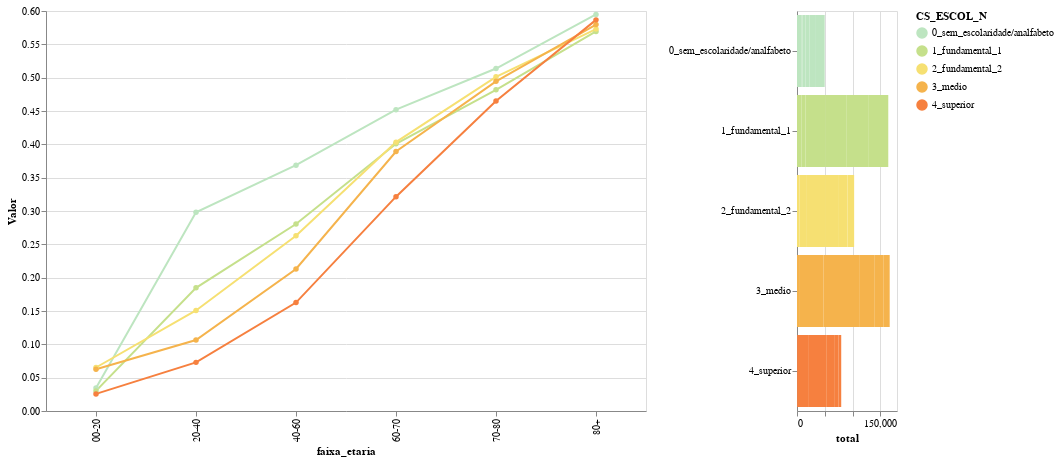

Here is the notebook cell this chart was saved with:
### Markdown cell above
## Escolaridade e Faixa Etária

### Code cell
#hide_input
#collapse_output

x_col = 'faixa_etaria'
cat_col = 'CS_ESCOL_N'
sel_cols = ['UF_RES']
# index_cols = [cat2,cat3]
selection_dict = {}
selection_dict['CS_ESCOL_N'] = "!= ['ignorado','nd','nao_se_aplica']"
# selection_dict['UF_RES'] = ' != "nd"'
# selection_dict['idade_anos'] = ' >20'  
# selection_dict['UTI'] = ' == "sim"'
dataFrame2Chart(df_srag,x_col,cat_col,sel_cols,selection_dict,total=[0,1])

### Figure 1 — Vega-Lite specification as saved in the notebook (floating-point values rounded to 4 significant figures; data arrays with more than 128 entries replaced by an {"elided": "..."} marker saying what was removed)
{"config": {"view": {"continuousWidth": 400, "continuousHeight": 300}}, "concat": [{"mark": {"type": "line", "point": true, "strokeWidth": 2}, "encoding": {"color": {"type": "nominal", "field": "CS_ESCOL_N", "scale": {"scheme": "lightmulti"}}, "opacity": {"condition": {"value": 1.0, "selection": "selector008"}, "value": 0.1}, "tooltip": [{"type": "nominal", "field": "faixa_etaria"}, {"type": "nominal", "field": "CS_ESCOL_N"}, {"type": "nominal", "field": "UF_RES"}, {"type": "quantitative", "field": "cura"}, {"type": "quantitative", "field": "ignorado"}, {"type": "quantitative", "field": "nd"}, {"type": "quantitative", "field": "obito"}, {"type": "quantitative", "field": "obito_outras_causas"}, {"type": "quantitative", "field": "total"}, {"type": "quantitative", "field": "tx_obito_andamento"}, {"type": "quantitative", "field": "tx_obito_concluido"}], "x": {"type": "nominal", "field": "faixa_etaria"}, "y": {"type": "quantitative", "field": "Valor"}}, "height": 400, "selection": {"selector007": {"type": "single", "fields": ["Y_col"], "bind": {"input": "select", "options": ["cura", "ignorado", "nd", "obito", "obito_outras_causas", "total", "tx_obito_andamento", "tx_obito_concluido"], "name": "Y_col"}, "init": {"Y_col": "tx_obito_concluido"}}, "selector008": {"type": "multi", "empty": "all", "fields": ["CS_ESCOL_N"], "bind": "legend"}, "Selecione": {"type": "single", "fields": ["UF_RES"], "init": {"UF_RES": "--TODOS--"}, "bind": {"UF_RES": {"input": "select", "options": ["--TODOS--", "11_Rondônia", "12_Acre", "13_Amazonas", "14_Roraima", "15_Pará", "16_Amapá", "17_Tocantins", "21_Maranhão", "22_Piauí", "23_Ceará", "24_Rio Grande do Norte", "25_Paraíba", "26_Pernambuco", "27_Alagoas", "28_Sergipe", "29_Bahia", "31_Minas Gerais", "32_Espírito Santo", "33_Rio de Janeiro", "35_São Paulo", "41_Paraná", "42_Santa Catarina", "43_Rio Grande do Sul", "50_Mato Grosso do Sul", "51_Mato Grosso", "52_Goiás", "53_Distrito Federal", "nan_nd"]}}}}, "transform": [{"fold": ["cura", "ignorado", "nd", "obito", "obito_outras_causas", "total", "tx_obito_andamento", "tx_obito_concluido"], "as": ["Y_col", "Valor"]}, {"filter": {"selection": "selector007"}}], "width": 600}, {"mark": "bar", "encoding": {"color": {"condition": {"type": "nominal", "field": "CS_ESCOL_N", "scale": {"scheme": "lightmulti"}, "selection": "selector008"}, "value": "lightgrey"}, "x": {"type": "quantitative", "field": "total"}, "y": {"type": "ordinal", "field": "CS_ESCOL_N", "title": null}}, "height": 400, "selection": {"selector008": {"type": "multi", "empty": "all", "fields": ["CS_ESCOL_N"], "bind": "legend"}, "Selecione": {"type": "single", "fields": ["UF_RES"], "init": {"UF_RES": "--TODOS--"}, "bind": {"UF_RES": {"input": "select", "options": ["--TODOS--", "11_Rondônia", "12_Acre", "13_Amazonas", "14_Roraima", "15_Pará", "16_Amapá", "17_Tocantins", "21_Maranhão", "22_Piauí", "23_Ceará", "24_Rio Grande do Norte", "25_Paraíba", "26_Pernambuco", "27_Alagoas", "28_Sergipe", "29_Bahia", "31_Minas Gerais", "32_Espírito Santo", "33_Rio de Janeiro", "35_São Paulo", "41_Paraná", "42_Santa Catarina", "43_Rio Grande do Sul", "50_Mato Grosso do Sul", "51_Mato Grosso", "52_Goiás", "53_Distrito Federal", "nan_nd"]}}}}, "width": 100}], "data": {"name": "data-c879aa6bf06d0ba8cfaea5b924155810"}, "transform": [{"filter": {"selection": "Selecione"}}], "$schema": "https://vega.github.io/schema/vega-lite/v4.8.1.json", "datasets": {"data-c879aa6bf06d0ba8cfaea5b924155810": {"elided": "856 records"}}}
